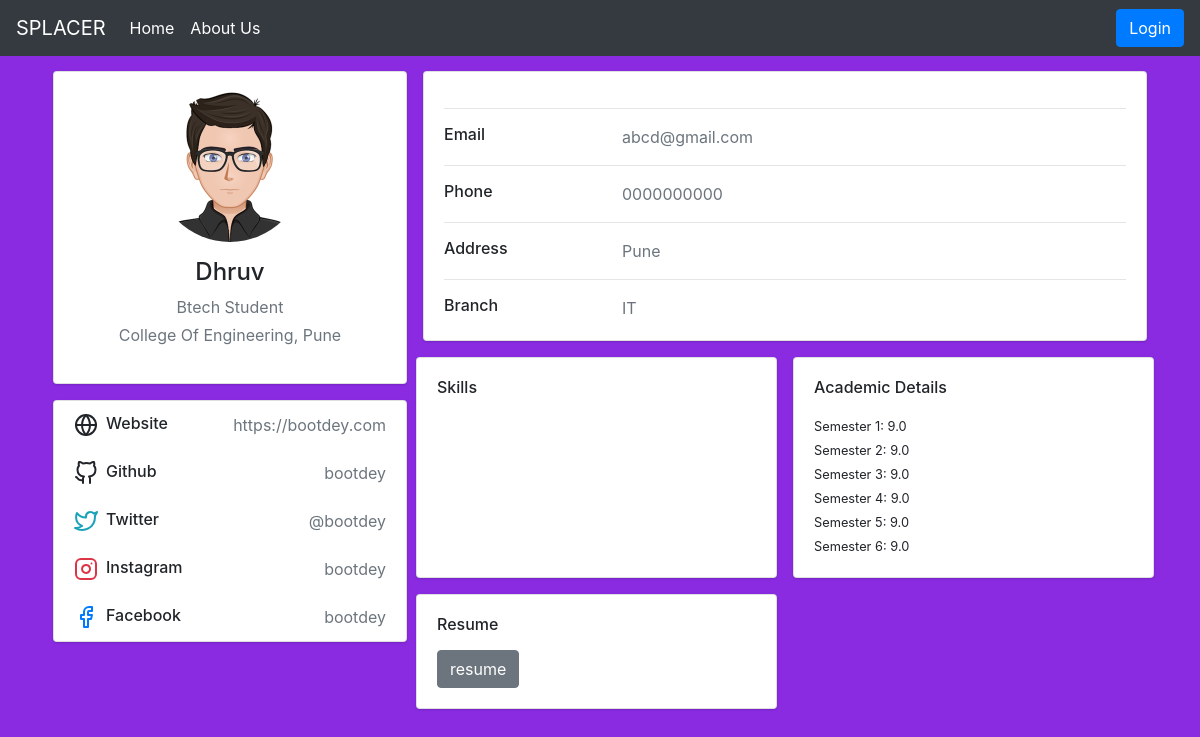
The page /viewprofile/8 on the database its author committed.
### portal/models.py (models this page shows, shortened)
class Student(models.Model):
    choicesy = ((1, 'FY'), (2, 'SY'), (3, 'TY'), (4, 'Btech'))
    user = models.OneToOneField(User, on_delete=models.CASCADE)
    s_id = models.IntegerField(primary_key=True)
    resume = models.FileField(upload_to='uploads/',validators=[FileExtensionValidator(allowed_extensions=['pdf', 'doc', 'docx'])])
    b_id = models.ForeignKey(Branch, null = True, on_delete=models.SET_NULL)
    curr_year = models.IntegerField(choices = choicesy, default = 1)
    curr_sem = models.IntegerField(
        validators=[MinValueValidator(1), MaxValueValidator(8)], default = 1)
    status = models.BooleanField(default=False) #False means not placed
    verify = models.BooleanField(default = False) #False means details not verified

class Personaldetails(models.Model):
    CHOICES = ((1, 'Male'),
                      (2, 'Female'),
                      (3, 'Other'))
    catchoice = ((1, 'OPEN'), (2, 'OBC'), (3, 'SC'), (4, 'ST'), (5, 'VJNT'))
    student = models.OneToOneField(Student, on_delete=models.CASCADE)
    gender = models.IntegerField(choices=CHOICES, default = 1)
    dob = models.DateField(default=datetime.date.today)
    category = models.IntegerField(choices = catchoice, default = 1)
    photo = models.ImageField(default='default.png', upload_to='photos/', validators=[FileExtensionValidator(allowed_extensions=['png', 'jpeg', 'jpg'])])
    address = models.TextField(max_length = 300, default='', help_text='Please enter your address')
    phone = models.CharField(max_length = 10, validators = [MinLengthValidator(10), MaxLengthValidator(10)], default='0000000000')

class Branch(models.Model):
    b_id = models.AutoField(primary_key = True)
    b_name = models.CharField(max_length = 150)

class Academics(models.Model):
    student = models.ForeignKey(Student, on_delete=models.CASCADE)
    semester = models.IntegerField(models.IntegerField(
        validators=[MinValueValidator(1), MaxValueValidator(8)]))
    cgpa = models.FloatField()

### portal/views.py (the view)
# urls.py: path('viewprofile/<int:s_id>', viewstudentprofile, name='viewstudent')
def viewstudentprofile(request, s_id):
    s = Student.objects.get(s_id = s_id)
    skills = Skills.objects.filter(student = s)
    academics = Academics.objects.filter(student = s)
    return render(request, 'portal/viewprofile.html', {'student':s, 'skills':skills, 'academics':academics})

### portal/templates/portal/viewprofile.html (shortened to what this page needs)
{% extends "portal/basic.html" %} {% load crispy_forms_tags %}  {% block body %}
<div class="container">
    <div class="main-body">
        <div class="row gutters-sm">
            <div class="col-md-4 mb-3">
                <div class="card">
                    <div class="card-body">
                        <div class="d-flex flex-column align-items-center text-center">
                            <img src="{{student.personaldetails.photo.url}}" alt="..." class="rounded-circle" width="150">
                            <div class="mt-3">
                                <h4>{{student.user.username}}</h4>
                                <p class="text-secondary mb-1">{{student.get_curr_year_display}} Student</p>
                                <p class="text-muted font-size-sm">College Of Engineering, Pune</p>
                            </div>
                        </div>
                    </div>
                </div>
                <div class="card mt-3">
                    <ul class="list-group list-group-flush">
                        <li class="list-group-item d-flex justify-content-between align-items-center flex-wrap">
                            <h6 class="mb-0">Website</h6>
                            <span class="text-secondary">https://bootdey.com</span>
                        </li>
                        <li class="list-group-item d-flex justify-content-between align-items-center flex-wrap">
                            <h6 class="mb-0">Github</h6>
                            <span class="text-secondary">bootdey</span>
                        </li>
                        <li class="list-group-item d-flex justify-content-between align-items-center flex-wrap">
                            <h6 class="mb-0">Twitter</h6>
                            <span class="text-secondary">@bootdey</span>
                        </li>
                        <li class="list-group-item d-flex justify-content-between align-items-center flex-wrap">
                            <h6 class="mb-0">Instagram</h6>
                            <span class="text-secondary">bootdey</span>
                        </li>
                        <li class="list-group-item d-flex justify-content-between align-items-center flex-wrap">
                            <h6 class="mb-0">Facebook</h6>
                            <span class="text-secondary">bootdey</span>
                        </li>
                    </ul>
                </div>
            </div>
            <div class="col-md-8">
                <div class="card mb-3">
                    <div class="card-body">
                        <hr>
                        <div class="row">
                            <div class="col-sm-3">
                                <h6 class="mb-0">Email</h6>
                            </div>
                            <div class="col-sm-9 text-secondary">
                                {{student.user.email}}
                            </div>
                        </div>
                        <hr>
                        <div class="row">
                            <div class="col-sm-3">
                                <h6 class="mb-0">Phone</h6>
                            </div>
                            <div class="col-sm-9 text-secondary">
                                {{student.personaldetails.phone}}
                            </div>
                        </div>
                        <hr>
                        <div class="row">
                            <div class="col-sm-3">
                                <h6 class="mb-0">Address</h6>
                            </div>
                            <div class="col-sm-9 text-secondary">
                                {{student.personaldetails.address}}
                            </div>
                        </div>
                        <hr>
                        <div class="row">
                            <div class="col-sm-3">
                                <h6 class="mb-0">Branch</h6>
                            </div>
                            <div class="col-sm-9 text-secondary">
                                {{student.b_id.b_name}}
                            </div>
                        </div>
                    </div>
                </div>
                <div class="row gutters-sm">
                    <div class="col-sm-6 mb-3">
                        <div class="card h-100">
                            <div class="card-body">
                                <h6 class="d-flex align-items-center mb-3">Skills</h6>
                            </div>
                        </div>
                    </div>
                    <div class="col-sm-6 mb-3">
                        <div class="card h-100">
                            <div class="card-body">
                                <h6 class="d-flex align-items-center mb-3">Academic Details</h6>
                                {% for i in academics %}
                                <small>Semester {{i.semester}}: {{i.cgpa}}</small><br> {% endfor %}
                            </div>
                        </div>
                    </div>
                </div>
                <div class="row gutters-sm">
                    <div class="col-sm-6 mb-3">
                        <div class="card h-100">
                            <div class="card-body">
                                <h6 class="d-flex align-items-center mb-3">Resume</h6>
                                <a class="btn btn-secondary" href="{{student.resume.url}}" target="blank">resume</a>
                            </div>
                        </div>
                    </div>
                </div>
            </div>
        </div>
    </div>
</div>
{% endblock %}

### portal/templates/portal/viewprofile.html (style rules this page uses)
body { margin-top: 20px; color: #1a202c; text-align: left; background-color: #e2e8f0; }
.main-body { padding: 15px; }
.card { box-shadow: 0 1px 3px 0 rgba(0, 0, 0, .1), 0 1px 2px 0 rgba(0, 0, 0, .06); }
.card { position: relative; display: flex; flex-direction: column; min-width: 0; word-wrap: break-word; background-color: #fff; background-clip: border-box; border: 0 solid rgba(0, 0, 0, .125); border-radius: .25rem; }
.card-body { flex: 1 1 auto; min-height: 1px; padding: 1rem; }
.gutters-sm { margin-right: -8px; margin-left: -8px; }
.gutters-sm>.col, .gutters-sm>[class*=col-] { padding-right: 8px; padding-left: 8px; }
.mb-3, .my-3 { margin-bottom: 1rem!important; }
.h-100 { height: 100%!important; }

### rows shown on the page
Student: personaldetails.photo (placeholder picture), user.username "Dhruv", curr_year "Btech", user.email "abcd@gmail.com", personaldetails.phone "0000000000", personaldetails.address "Pune", b_id.b_name "IT"
Academics: semester "1", cgpa "9.0"
Academics: semester "2", cgpa "9.0"
Academics: semester "3", cgpa "9.0"
Academics: semester "4", cgpa "9.0"
Academics: semester "5", cgpa "9.0"
Academics: semester "6", cgpa "9.0"
